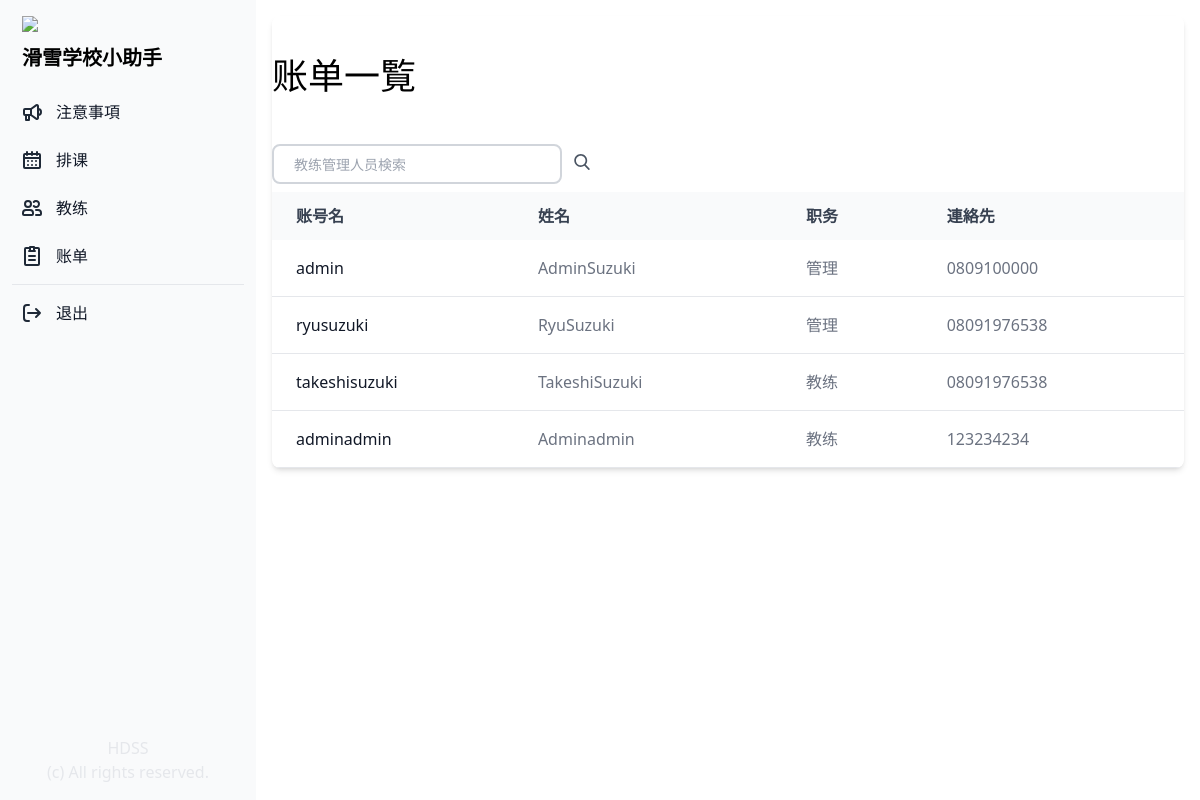
Page /commission/ (signed in) on the committed database.
### manager/models.py (models this page shows, shortened)
class Profile(models.Model):
    COLORS = (
        ('#808080', '灰色'),
        ('#ff6961', '赤色'),
        ('#ffb480', '橙色'),
        ('#f8f38d', '黄色'),
        ('#42d6a4', '緑色'),
        ('#08cad1', '水色'),
        ('#59adf6', '青色'),
        ('#9d94ff', '紫色'),
        ('#c780e8', '桃色'),
    )
    TYPE = (
        ('管理', '管理'),
        ('教练', '教练'),
        ('其他', '其他'),
    )
    SKI = (
        ('双板无极', '双板无极'),
        ('双板1级', '双板1级'),
        ('双板2级', '双板2级'),
        ('双板3级', '双板3级'),
        ('双板4级', '双板4级'),
    )
    SNOWBOARD = (
        ('单板无极', '单板无极'),
        ('单板1级', '单板1级'),
        ('单板2级', '单板2级'),
        ('单板3级', '单板3级'),
        ('单板4级', '单板4级'),
    )
    SKI_SYSTEM = (
        ('加拿大', '加拿大'),
        ('新西兰', '新西兰'),
        ('澳洲', '澳洲'),
        ('日本', '日本'),
        ('其他', '其他'),
        ('无', '无'),
    )
    SNOWBOARD_SYSTEM = (
        ('加拿大', '加拿大'),
        ('新西兰', '新西兰'),
        ('澳洲', '澳洲'),
        ('日本', '日本'),
        ('其他', '其他'),
        ('无', '无'),
    )
    user = models.OneToOneField(User, on_delete=models.CASCADE)
    birthday = models.DateField("生年月日", blank=True, null=True)
    color = models.CharField("教练色", max_length=30, choices=COLORS)
    contract_type = models.CharField("职务", max_length=50, choices=TYPE, default='教练')
    fullname = models.CharField("姓名", max_length=20, blank=True)
    phone = models.CharField("電話", max_length=20, blank=True)
    email = models.CharField("邮箱", max_length=50, blank=True)
    wechat = models.CharField("微信", max_length=20, blank=True)
    whatsapp = models.CharField("Whatsapp", max_length=20, blank=True)
    line = models.CharField("LINE", max_length=20, blank=True)
    ski_system = models.CharField("双板体系", max_length=50, choices=SKI_SYSTEM, default='加拿大')
    snowboard_system = models.CharField("单板体系", max_length=50, choices=SNOWBOARD_SYSTEM, default='加拿大')
    ski = models.CharField("级别", max_length=50, choices=SKI, default='双板1级')
    snowboard = models.CharField("级别", max_length=50, choices=SNOWBOARD, default='单板1级')
    accommodation = models.CharField("宿舍", max_length=20, blank=True)
    commission = models.DecimalField("提成", max_digits=10, decimal_places=2, default=0.00)
    note = models.CharField("備考", max_length=500, blank=True)
    is_active = models.BooleanField("現役中", default=True)
    date_created = models.DateTimeField("作成日", auto_now_add=True)
    updated_at = models.DateTimeField("更新日", auto_now=True)

### manager/views.py (the view)
# urls.py: path('commission/', views.commission, name="commission"),
@login_required(login_url='/login_user/')
def commission(request):
    if request.user.is_authenticated:
        profiles = Profile.objects.all()
        lessons = Lesson.objects.all()
        return render(request, "commission.html", {"profiles": profiles, "lessons": lessons})
    else:
        messages.success(request, "请先登录。")
        return redirect("login_user")

### manager/templates/commission.html (shortened to what this page needs)
{% extends "base.html" %}
{% block content %}
<div class="p-4 sm:ml-64">
    <div class="relative overflow-x-auto shadow-md sm:rounded-lg">
        <div class="px-auto">
            <h1 class="text-4xl py-10">账单一覧
            </h1>
            <form class="py-2 relative mx-auto text-gray-600" method="post">
                <input class="border-2 border-gray-300 bg-white h-10 px-5 pr-16 rounded-lg text-sm focus:outline-none"
                    type="search" name="keyword" placeholder="教练管理人员検索">
                <button type="submit" class="m-auto px-2">
                </button>
            </form>
        </div>
        <table class="w-full text-normal text-left rtl:text-right text-gray-500 dark:text-gray-400">
            <thead
                class="text-normal text-gray-700 uppercase bg-gray-50 whitespace-nowrap dark:bg-gray-700 dark:text-gray-400">
                <tr>
                    <th scope="col" class="px-6 py-3">
                        账号名
                    </th>
                    <th scope="col" class="px-6 py-3">
                        姓名
                    </th>
                    <th scope="col" class="px-6 py-3">
                        职务
                    </th>
                    <th scope="col" class="px-6 py-3">
                        連絡先
                    </th>
                </tr>
            </thead>
            <tbody>
                {% for profile in profiles %}
                {% if profile.is_active == True %}
                <tr class="border-b">
                    <th scope="row" class="pl-6 pr-3 py-4 font-medium whitespace-nowrap text-gray-900">
                        {{ profile.user }}
                    </th>
                    <td class="px-6 py-4 whitespace-nowrap">
                        {{ profile.fullname }}
                    </td>
                    <td class="px-6 py-4 whitespace-nowrap">
                        {{ profile.contract_type }}
                    </td>
                    <td class="px-6 py-4 whitespace-nowrap">
                        {{ profile.phone }}
                    </td>
                </tr>
                {% endif %}
                {% endfor %}
            </tbody>
        </table>
    </div>
</div>
{% endblock %}

### rows in the picture
Profile: user "admin", fullname "AdminSuzuki", contract_type "管理", phone "0809100000"
Profile: user "ryusuzuki", fullname "RyuSuzuki", contract_type "管理", phone "08091976538"
Profile: user "takeshisuzuki", fullname "TakeshiSuzuki", contract_type "教练", phone "08091976538"
Profile: user "adminadmin", fullname "Adminadmin", contract_type "教练", phone "123234234"
